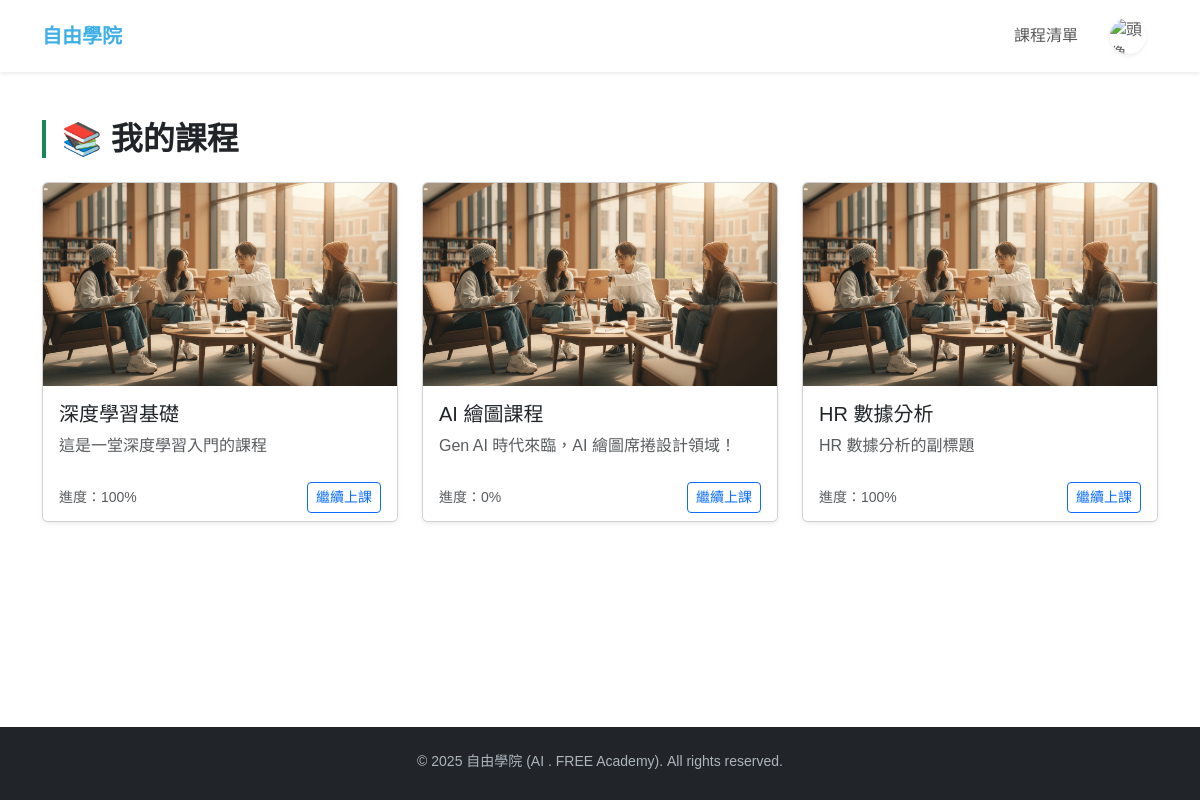
/academy/my_course/ (signed in), run on the app's committed database.
### academy/models.py (models this page shows, shortened)
class Course(models.Model):
    cate = models.ManyToManyField(Category, verbose_name='歸屬主題')
    title = models.CharField(max_length=100)
    subtitle = models.CharField(max_length=200, blank=True)
    description = models.TextField(blank=True)
    slug = models.CharField('課程網址', max_length=256, db_index=True, unique=True)
    img_link = models.CharField('課程圖片連結', max_length=2560, default="/static/academy/img/hero.png")
    instructor = models.CharField(max_length=50)
    duration_hours = models.PositiveIntegerField()
    level = models.CharField(max_length=20, choices=[
        ('beginner', '初學者'),
        ('intermediate', '中階'),
        ('advanced', '進階')
    ])
    certificate_available = models.BooleanField(default=True)
    price = models.PositiveIntegerField(default=0)
    is_published = models.BooleanField(default=False)
    created_at = models.DateTimeField(auto_now_add=True)

### academy/views.py (the view)
# urls.py: path("academy/my_course/", academy_my_course),
@login_required
def academy_my_course(request):
    enrollments = CourseEnrollment.objects.select_related('course').filter(user=request.user)
    course_progress_data = []
    for enroll in enrollments:
        course = enroll.course
        total_lessons = sum(chapter.lessons.count() for chapter in course.chapters.all())
        progress_count = enroll.progress - 1
        progress_percent = round((progress_count / total_lessons) * 100) if total_lessons > 0 else 0
        course_progress_data.append({
            'course': course,
            'progress': progress_percent,
            'enroll': enroll,
        })
    return render(request, 'academy/my_course.html', locals())

### templates/academy/my_course.html (shortened to what this page needs)
<!DOCTYPE html>
<html lang="zh-Hant">
{% include 'academy/default/head.html' %}
<body class="page-container">
  {% include 'academy/default/navbar.html' %}
<div class="container py-5">
  <h2 class="mb-4 fw-bold border-start ps-3 border-4 border-success">📚 我的課程</h2>
  {% if course_progress_data %}
    <div class="row g-4">
      {% for enroll in course_progress_data %}
        <div class="col-md-6 col-lg-4">
          <div class="card course-card h-100 shadow-sm">
            <img src="{{ enroll.course.img_link }}" class="card-img-top" alt="{{ enroll.course.title }}">
            <div class="card-body">
              <h5 class="card-title">{{ enroll.course.title }}</h5>
              <p class="card-text text-muted">{{ enroll.course.subtitle }}</p>
            </div>
            <div class="card-footer bg-white border-0 d-flex justify-content-between align-items-center">
              <small class="text-muted">進度：{{ enroll.progress }}%</small>
              <a href="/academy/course/{{ enroll.course.slug }}" class="btn btn-sm btn-outline-primary">繼續上課</a>
            </div>
          </div>
        </div>
      {% endfor %}
    </div>
  {% else %}
    <div class="alert alert-secondary">
      你尚未報名任何課程，<a href="/academy/search" class="alert-link">立即探索課程</a> 吧！
    </div>
  {% endif %}
</div>
{% include 'academy/default/footer.html' %}
</body>
</html>

### templates/academy/default/head.html (style rules this page uses)
:root { --primary-color: #3fb0e6; --accent-color : #8dcd49; }
body { font-family: 'Noto Sans TC', sans-serif; }
.course-card { transition: transform .3s, box-shadow .3s; }
:root { --primary-color: #3fb0e6; --accent-color: #8dcd49; }
body { font-family: 'Noto Sans TC', sans-serif; min-height:100vh }
.page-container { display: flex; flex-direction: column; min-height: 100vh; }
.container { flex-grow: 1; }

### data on the page
Course: course.img_link (picture), course "深度學習基礎", course.subtitle "這是一堂深度學習入門的課程", progress "100"
Course: course.img_link (picture), course "AI 繪圖課程", course.subtitle "Gen AI 時代來臨，AI 繪圖席捲設計領域！", progress "0"
Course: course.img_link (picture), course "HR 數據分析", course.subtitle "HR 數據分析的副標題", progress "100"
